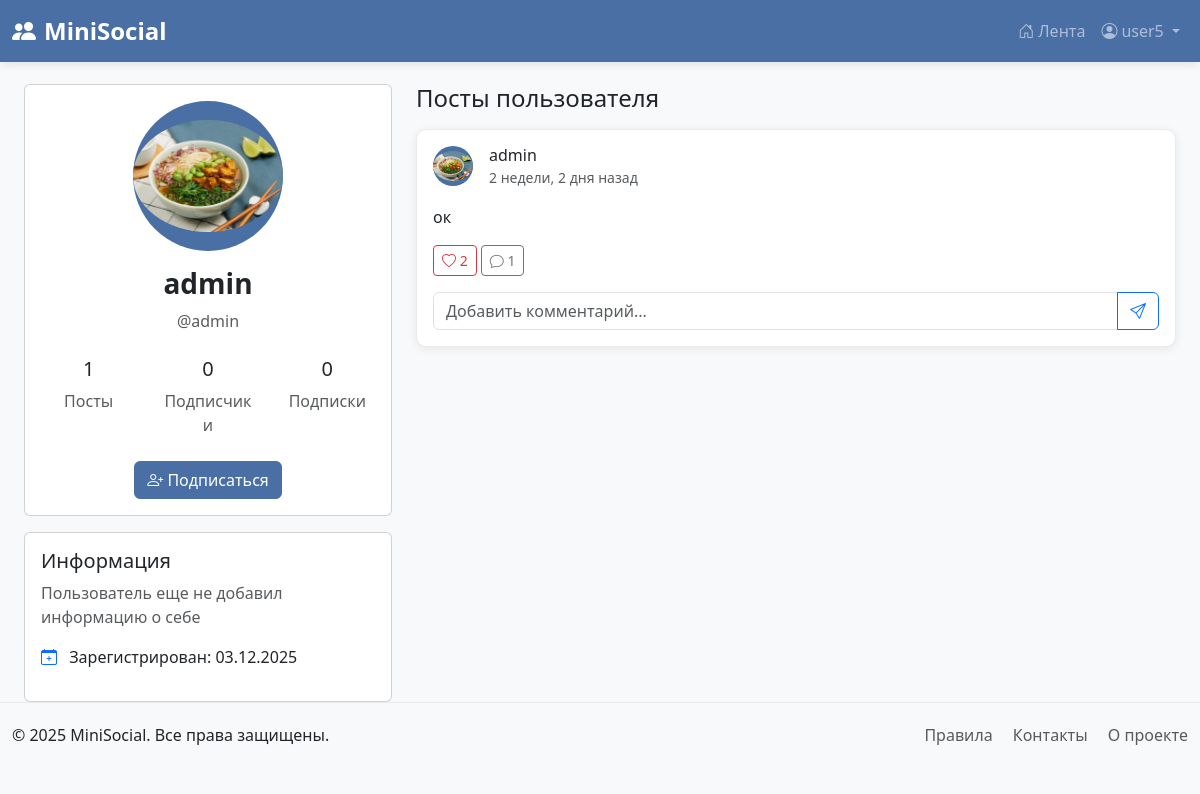
Screenshot of /profile/admin/ (signed in) with the database file from the repository.
### social_network/models.py (models this page shows, shortened)
class Profile(models.Model):
    user = models.OneToOneField(User, on_delete=models.CASCADE)
    bio = models.TextField(max_length=500, blank=True)
    profile_picture = models.ImageField(upload_to='avatars/', blank=True, null=True)
    birth_date = models.DateField(null=True, blank=True)
    location = models.CharField(max_length=100, blank=True)
    website = models.URLField(blank=True)

class Post(models.Model):
    author = models.ForeignKey(User, on_delete=models.CASCADE, related_name='posts')
    content = models.TextField()
    image = models.ImageField(upload_to='posts/', blank=True, null=True)
    created_at = models.DateTimeField(auto_now_add=True)
    updated_at = models.DateTimeField(auto_now=True)
    likes = models.ManyToManyField(User, related_name='liked_posts', blank=True)
    class Meta:
        ordering = ['-created_at']

### social_network/views.py (the view)
# urls.py: path('profile/<str:username>/', views.profile, name='profile'),
@login_required
def profile(request, username):
    user = get_object_or_404(User, username=username)
    posts = Post.objects.filter(author=user).order_by('-created_at')
    is_following = False
    if request.user != user:
        is_following = Follow.objects.filter(
            follower=request.user,
            following=user
        ).exists()
    return render(request, 'social_network/profile.html', {
        'profile_user': user,
        'posts': posts,
        'posts_count': posts.count(),
        'is_following': is_following,
        'followers_count': user.followers.count(),
        'following_count': user.following.count(),
    })

### social_network/templates/social_network/profile.html (shortened to what this page needs)
{% extends 'base.html' %}
{% block content %}
<div class="container mt-4">
    <div class="row">
        <div class="col-md-4">
            <div class="card">
                <div class="card-body text-center">
                    <div class="avatar mb-3 mx-auto" style="width: 150px; height: 150px;">
                        {% if profile_user.profile.profile_picture %}
                            <img src="{{ profile_user.profile.profile_picture.url }}"
                                 alt="{{ profile_user.username }}"
                                 class="rounded-circle img-fluid">
                        {% else %}
                            <div class="bg-primary text-white rounded-circle d-flex align-items-center justify-content-center h-100">
                                <i class="bi bi-person" style="font-size: 4rem;"></i>
                            </div>
                        {% endif %}
                    </div>
                    <h3 class="fw-bold">{{ profile_user.get_full_name|default:profile_user.username }}</h3>
                    <p class="text-muted">@{{ profile_user.username }}</p>
                    <div class="row text-center mt-4">
                        <div class="col-4">
                            <h5>{{ posts_count }}</h5>
                            <p class="text-muted mb-0">Посты</p>
                        </div>
                        <div class="col-4">
                            <h5>
                                <a href="{% url 'followers_list' profile_user.username %}"
                                   class="text-decoration-none text-dark">
                                    {{ followers_count }}
                                </a>
                            </h5>
                            <p class="text-muted mb-0">
                                <a href="{% url 'followers_list' profile_user.username %}"
                                   class="text-decoration-none text-muted">
                                    Подписчики
                                </a>
                            </p>
                        </div>
                        <div class="col-4">
                            <h5>
                                <a href="{% url 'following_list' profile_user.username %}"
                                   class="text-decoration-none text-dark">
                                    {{ following_count }}
                                </a>
                            </h5>
                            <p class="text-muted mb-0">
                                <a href="{% url 'following_list' profile_user.username %}"
                                   class="text-decoration-none text-muted">
                                    Подписки
                                </a>
                            </p>
                        </div>
                    </div>
                    <div class="mt-4">
                        {% if user.is_authenticated %}
                            {% if user == profile_user %}
                                <a href="{% url 'profile_edit' %}" class="btn btn-outline-primary">
                                    <i class="bi bi-pencil"></i> Редактировать профиль
                                </a>
                            {% else %}
                                {% if is_following %}
                                    <form method="post" action="{% url 'unfollow_user' profile_user.username %}" class="d-inline">
                                        {% csrf_token %}
                                        <button type="submit" class="btn btn-danger">
                                            <i class="bi bi-person-dash"></i> Отписаться
                                        </button>
                                    </form>
                                {% else %}
                                    <form method="post" action="{% url 'follow' profile_user.username %}" class="d-inline">
                                        <button type="submit" class="btn btn-primary">
                                            <i class="bi bi-person-plus"></i> Подписаться
                                        </button>
                                    </form>
                                {% endif %}
                            {% endif %}
                        {% endif %}
                    </div>
                </div>
            </div>
            <div class="card mt-3">
                <div class="card-body">
                    <h5 class="card-title">Информация</h5>
                    {% if profile_user.profile.bio %}
                        <p class="card-text">{{ profile_user.profile.bio }}</p>
                    {% else %}
                        <p class="text-muted">Пользователь еще не добавил информацию о себе</p>
                    {% endif %}
                    <ul class="list-unstyled">
                        <li class="mb-2">
                            <i class="bi bi-calendar-plus text-primary me-2"></i>
                            Зарегистрирован: {{ profile_user.date_joined|date:"d.m.Y" }}
                        </li>
                    </ul>
                </div>
            </div>
        </div>
        <div class="col-md-8">
            <h4 class="mb-3">Посты пользователя</h4>
            {% if posts %}
                {% for post in posts %}
                    <div class="card post-card mb-3">
                        <div class="card-body">
                            <div class="d-flex align-items-start mb-3">
                                <div class="avatar me-3" style="width: 40px; height: 40px;">
                                    {% if post.author.profile.profile_picture %}
                                        <img src="{{ post.author.profile.profile_picture.url }}"
                                             alt="{{ post.author.username }}"
                                             class="rounded-circle img-fluid">
                                    {% else %}
                                        <div class="bg-primary text-white rounded-circle d-flex align-items-center justify-content-center h-100">
                                            {{ post.author.username|first|upper }}
                                        </div>
                                    {% endif %}
                                </div>
                                <div>
                                    <h6 class="mb-0">{{ post.author.get_full_name|default:post.author.username }}</h6>
                                    <small class="text-muted">{{ post.created_at|timesince }} назад</small>
                                </div>
                            </div>
                            <p class="card-text">{{ post.content }}</p>
                            <div class="d-flex justify-content-between align-items-center">
                                <div>
                                    <button class="btn btn-sm btn-outline-danger">
                                        <i class="bi bi-heart"></i> {{ post.likes.count }}
                                    </button>
                                    <button class="btn btn-sm btn-outline-secondary">
                                        <i class="bi bi-chat"></i> {{ post.comments.count }}
                                    </button>
                                </div>
                            </div>
                            {% if user.is_authenticated %}
                                <form method="post" action="#" class="mt-3">
                                    <div class="input-group">
                                        <input type="text" name="content" class="form-control"
                                               placeholder="Добавить комментарий...">
                                        <button type="submit" class="btn btn-outline-primary">
                                            <i class="bi bi-send"></i>
                                        </button>
                                    </div>
                                </form>
                            {% endif %}
                        </div>
                    </div>
                {% endfor %}
            {% endif %}
        </div>
    </div>
</div>
{% endblock %}

### templates/base.html (shortened to what this page needs)
<!DOCTYPE html>
<html lang="ru">
<head>
    {% load static %}
    <link href="https://cdn.jsdelivr.net/npm/bootstrap@5.3.0/dist/css/bootstrap.min.css" rel="stylesheet">
    <link rel="stylesheet" href="https://cdn.jsdelivr.net/npm/bootstrap-icons@1.10.0/font/bootstrap-icons.css">
</head>
<body>
    <nav class="navbar navbar-expand-lg navbar-dark navbar-custom fixed-top">
        <div class="container">
            <a class="navbar-brand" href="{% url 'home' %}">
                <i class="bi bi-people-fill me-2"></i>MiniSocial
            </a>
            <div class="collapse navbar-collapse" id="navbarNav">
                <ul class="navbar-nav ms-auto">
                    {% if user.is_authenticated %}
                        <li class="nav-item">
                            <a class="nav-link {% if request.path == '/feed/' %}active{% endif %}"
                               href="{% url 'feed' %}">
                                <i class="bi bi-house-door me-1"></i>Лента
                            </a>
                        </li>
                        <li class="nav-item dropdown">
                            <a class="nav-link dropdown-toggle" href="#" role="button"
                               data-bs-toggle="dropdown" aria-expanded="false">
                                <i class="bi bi-person-circle me-1"></i>{{ user.username }}
                            </a>
                        </li>
                    {% endif %}
                </ul>
            </div>
        </div>
    </nav>
    <main class="container mt-4">
        {% block content %}{% endblock %}
    </main>
    <footer class="mt-auto">
        <div class="container">
            <div class="row">
                <div class="col-md-6">
                    <p class="mb-0">&copy; 2025 MiniSocial. Все права защищены.</p>
                </div>
                <div class="col-md-6 text-md-end">
                    <p class="mb-0">
                        <a href="#" class="text-muted text-decoration-none me-3">Правила</a>
                        <a href="#" class="text-muted text-decoration-none me-3">Контакты</a>
                        <a href="#" class="text-muted text-decoration-none">О проекте</a>
                    </p>
                </div>
            </div>
        </div>
    </footer>
</body>
</html>

### templates/base.html (style rules this page uses)
body { background-color: #f8f9fa; padding-top: 60px; min-height: 100vh; }
.navbar-custom { background-color: #4a6fa5 !important; box-shadow: 0 2px 10px rgba(0,0,0,0.1); }
.navbar-brand { font-size: 1.5rem; font-weight: bold; }
.container { max-width: 1200px; }
.post-card { border-radius: 10px; box-shadow: 0 2px 10px rgba(0,0,0,0.08); margin-bottom: 20px; transition: transform 0.2s; border: 1px solid #eaeaea; }
.avatar { width: 50px; height: 50px; border-radius: 50%; object-fit: cover; background-color: #4a6fa5; color: white; display: flex; align-items: center; justify-content: center; font-weight: bold; }
.btn-primary { background-color: #4a6fa5; border-color: #4a6fa5; }
footer { margin-top: 50px; padding: 20px 0; background-color: #f8f9fa; border-top: 1px solid #eaeaea; }

### rows the page displays
Post: author.profile.profile_picture (placeholder picture), author.get_full_name "admin", created_at "2 недели, 2 дня", content "ок", likes.count "2", comments.count "1"

### other values shown
{{ user.username }} "user5"
{{ profile_user.get_full_name|default:profile_user.username }} "admin"
{{ profile_user.username }} "admin"
{{ posts_count }} "1"
{{ followers_count }} "0"
{{ following_count }} "0"
{{ profile_user.date_joined|date:"d.m.Y" }} "03.12.2025"
